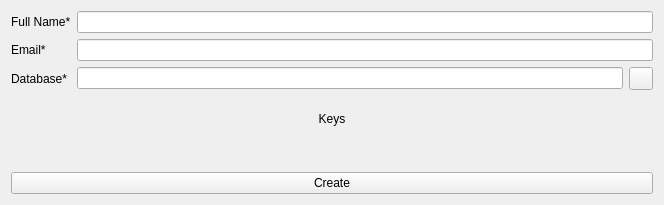
<?xml version="1.0" encoding="UTF-8"?>
<ui version="4.0">
 <class>ExistingUser</class>
 <widget class="QWidget" name="ExistingUser">
  <property name="geometry">
   <rect>
    <x>0</x>
    <y>0</y>
    <width>664</width>
    <height>205</height>
   </rect>
  </property>
  <property name="windowTitle">
   <string>Form</string>
  </property>
  <layout class="QVBoxLayout" name="verticalLayout">
   <item>
    <layout class="QFormLayout" name="formLayout">
     <item row="2" column="0">
      <widget class="QLabel" name="lbl_database">
       <property name="text">
        <string>Database*</string>
       </property>
      </widget>
     </item>
     <item row="2" column="1">
      <layout class="QHBoxLayout" name="horizontalLayout">
       <item>
        <widget class="QLineEdit" name="lne_database"/>
       </item>
       <item>
        <widget class="QToolButton" name="tbtn_database">
         <property name="cursor">
          <cursorShape>PointingHandCursor</cursorShape>
         </property>
         <property name="text">
          <string/>
         </property>
        </widget>
       </item>
      </layout>
     </item>
     <item row="0" column="0">
      <widget class="QLabel" name="lbl_name">
       <property name="text">
        <string>Full Name*</string>
       </property>
      </widget>
     </item>
     <item row="0" column="1">
      <widget class="QLineEdit" name="lne_name"/>
     </item>
     <item row="1" column="0">
      <widget class="QLabel" name="lbl_email">
       <property name="text">
        <string>Email*</string>
       </property>
      </widget>
     </item>
     <item row="1" column="1">
      <widget class="QLineEdit" name="lne_email"/>
     </item>
    </layout>
   </item>
   <item>
    <widget class="QLabel" name="lbl_keys">
     <property name="minimumSize">
      <size>
       <width>0</width>
       <height>30</height>
      </size>
     </property>
     <property name="text">
      <string>Keys</string>
     </property>
     <property name="alignment">
      <set>Qt::AlignBottom|Qt::AlignHCenter</set>
     </property>
    </widget>
   </item>
   <item>
    <layout class="QGridLayout" name="gbox_keys"/>
   </item>
   <item>
    <spacer name="verticalSpacer">
     <property name="orientation">
      <enum>Qt::Vertical</enum>
     </property>
     <property name="sizeHint" stdset="0">
      <size>
       <width>20</width>
       <height>40</height>
      </size>
     </property>
    </spacer>
   </item>
   <item>
    <layout class="QHBoxLayout" name="horizontalLayout_3">
     <item>
      <widget class="QPushButton" name="btn_create">
       <property name="cursor">
        <cursorShape>PointingHandCursor</cursorShape>
       </property>
       <property name="text">
        <string>Create</string>
       </property>
      </widget>
     </item>
    </layout>
   </item>
  </layout>
 </widget>
 <resources/>
 <connections/>
</ui>
